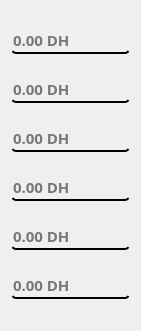
    <widget class="QWidget" name="layoutWidget">
     <property name="geometry">
      <rect>
       <x>241</x>
       <y>0</y>
       <width>141</width>
       <height>331</height>
      </rect>
     </property>
     <layout class="QVBoxLayout" name="verticalLayout_3">
      <item>
       <widget class="QLineEdit" name="o200">
        <property name="font">
         <font>
          <family>Mongolian Baiti</family>
          <pointsize>11</pointsize>
          <weight>75</weight>
          <bold>true</bold>
         </font>
        </property>
        <property name="styleSheet">
         <string notr="true">color: rgb(0, 0, 0);
border-radius:5px;
background-color:transparent;
border-bottom:2px solid rgb(0, 0, 0);</string>
        </property>
        <property name="text">
         <string/>
        </property>
        <property name="readOnly">
         <bool>true</bool>
        </property>
        <property name="placeholderText">
         <string>0.00 DH</string>
        </property>
       </widget>
      </item>
      <item>
       <widget class="QLineEdit" name="o100">
        <property name="font">
         <font>
          <family>Mongolian Baiti</family>
          <pointsize>11</pointsize>
          <weight>75</weight>
          <bold>true</bold>
         </font>
        </property>
        <property name="styleSheet">
         <string notr="true">color: rgb(0, 0, 0);
border-radius:5px;
background-color:transparent;
border-bottom:2px solid rgb(0, 0, 0);</string>
        </property>
        <property name="text">
         <string/>
        </property>
        <property name="readOnly">
         <bool>true</bool>
        </property>
        <property name="placeholderText">
         <string>0.00 DH</string>
        </property>
       </widget>
      </item>
      <item>
       <widget class="QLineEdit" name="o50">
        <property name="font">
         <font>
          <family>Mongolian Baiti</family>
          <pointsize>11</pointsize>
          <weight>75</weight>
          <bold>true</bold>
         </font>
        </property>
        <property name="styleSheet">
         <string notr="true">color: rgb(0, 0, 0);
border-radius:5px;
background-color:transparent;
border-bottom:2px solid rgb(0, 0, 0);</string>
        </property>
        <property name="text">
         <string/>
        </property>
        <property name="readOnly">
         <bool>true</bool>
        </property>
        <property name="placeholderText">
         <string>0.00 DH</string>
        </property>
       </widget>
      </item>
      <item>
       <widget class="QLineEdit" name="o20">
        <property name="font">
         <font>
          <family>Mongolian Baiti</family>
          <pointsize>11</pointsize>
          <weight>75</weight>
          <bold>true</bold>
         </font>
        </property>
        <property name="styleSheet">
         <string notr="true">color: rgb(0, 0, 0);
border-radius:5px;
background-color:transparent;
border-bottom:2px solid rgb(0, 0, 0);</string>
        </property>
        <property name="text">
         <string/>
        </property>
        <property name="readOnly">
         <bool>true</bool>
        </property>
        <property name="placeholderText">
         <string>0.00 DH</string>
        </property>
       </widget>
      </item>
      <item>
       <widget class="QLineEdit" name="o10">
        <property name="font">
         <font>
          <family>Mongolian Baiti</family>
          <pointsize>11</pointsize>
          <weight>75</weight>
          <bold>true</bold>
         </font>
        </property>
        <property name="styleSheet">
         <string notr="true">color: rgb(0, 0, 0);
border-radius:5px;
background-color:transparent;
border-bottom:2px solid rgb(0, 0, 0);</string>
        </property>
        <property name="text">
         <string/>
        </property>
        <property name="readOnly">
         <bool>true</bool>
        </property>
        <property name="placeholderText">
         <string>0.00 DH</string>
        </property>
       </widget>
      </item>
      <item>
       <widget class="QLineEdit" name="o5">
        <property name="font">
         <font>
          <family>Mongolian Baiti</family>
          <pointsize>11</pointsize>
          <weight>75</weight>
          <bold>true</bold>
         </font>
        </property>
        <property name="styleSheet">
         <string notr="true">color: rgb(0, 0, 0);
border-radius:5px;
background-color:transparent;
border-bottom:2px solid rgb(0, 0, 0);</string>
        </property>
        <property name="text">
         <string/>
        </property>
        <property name="readOnly">
         <bool>true</bool>
        </property>
        <property name="placeholderText">
         <string>0.00 DH</string>
        </property>
       </widget>
      </item>
     </layout>
    </widget>
